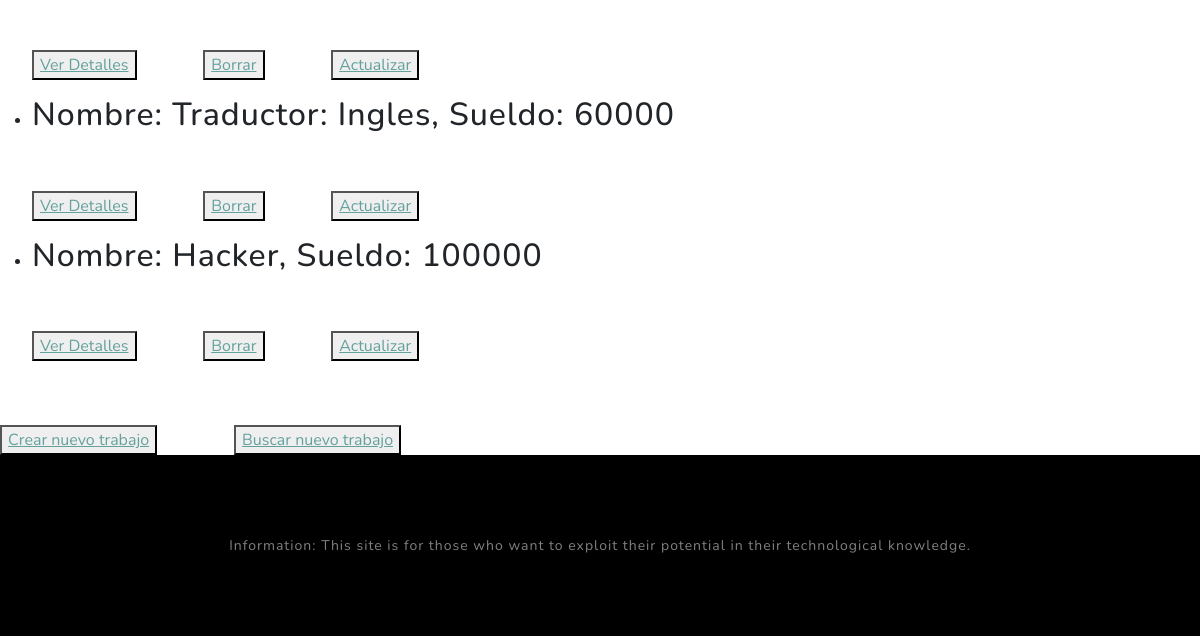
Page /trabajos_list/ (lower part) on the earlier database version.
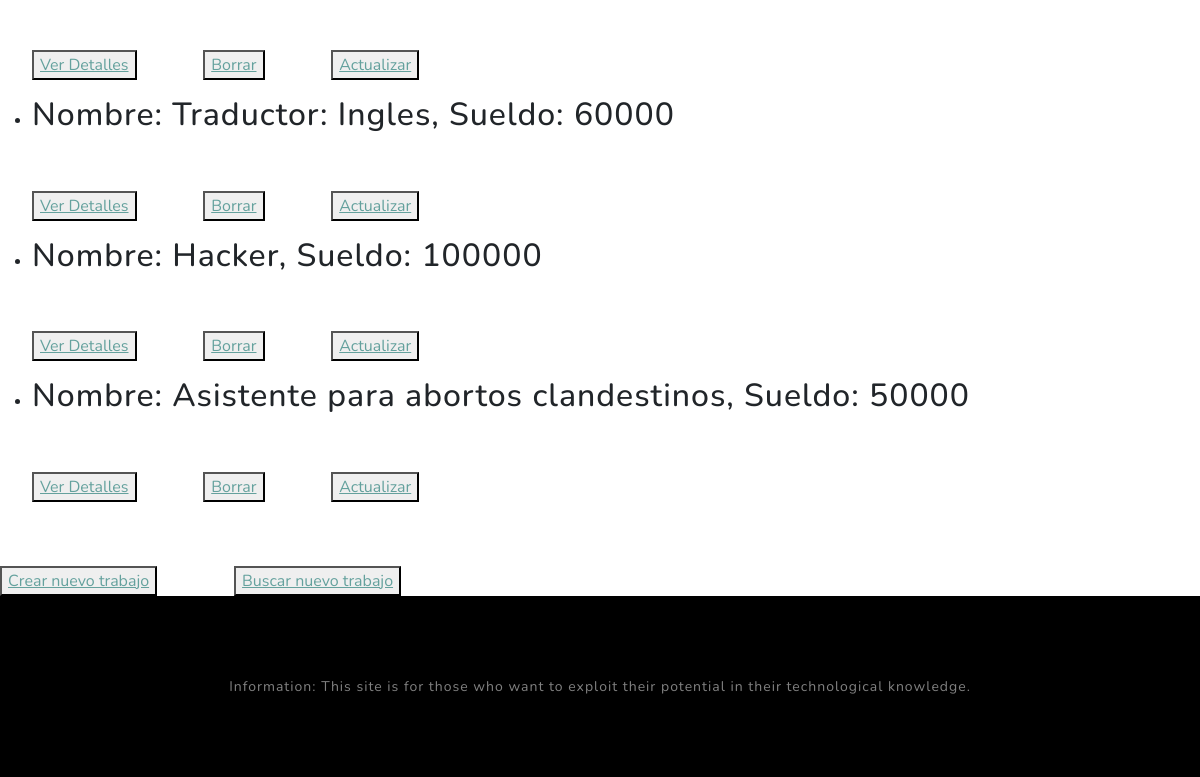
Same page on the later database version.
### MiApp2/models.py (models this page shows)
class Trabajo(models.Model):
    nombre=models.CharField(max_length=40)
    sueldo = models.IntegerField()
    def __str__(self):
        return f'Nombre: {self.nombre}, Sueldo: {self.sueldo}'

### MiApp2/views.py (the view)
# urls.py: path('trabajos_list/', views.TrabajoList.as_view(), name='List'),
class TrabajoList(ListView):
    model = Trabajo
    template_name = 'MiApp2/trabajo_list.html'

### MiApp2/Templates/MiApp2/trabajo_list.html (shortened to what this page needs)
{% extends 'MiApp2/index.html' %}
{% load static %}
{% block codigo_fatal2 %}
{% for trabajo in object_list %}
<ul>
    <li>
        <h2>{{trabajo}}</h2>
        <br>
        <br>
        <button>
            <a href="{% url 'Detail' trabajo.id %}">Ver Detalles</a>
        </button>
        <button>
            <a href="{% url 'Delete' trabajo.id %}">Borrar</a>
        </button>
        <button>
            <a href="{% url 'Update' trabajo.id %}">Actualizar</a>
        </button>
    </li>
</ul>
{% endfor %}
    <br>
    <br>
<button>
    <a href="{% url 'Create' %}">Crear nuevo trabajo</a>
</button>
<button>
    <a href="{% url 'Buscar Trabajo' %}">Buscar nuevo trabajo</a>
</button>
{% endblock %}

Differences in the rows shown:
added Trabajo: nombre+sueldo "Nombre: Asistente para abortos clandestinos, Sueldo: 50000"
